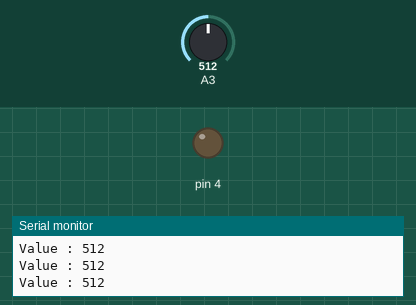
The sketch below on a simulated Arduino Uno, built with avr-gcc and run on an emulated ATmega328P. Shown: output pins drawn as LEDs (lit = HIGH), the last lines printed to the serial monitor. The test bench sets the inputs (shaded band); at power-on: A3 = 512.

Above: at 1.2 s.
1.3 s: A3 set to 318
4.3 s: A3 set to 281
At 5.1 s:
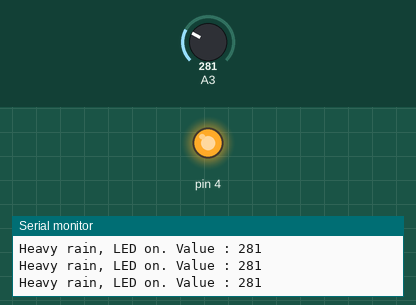
5.8 s: A3 set to 1023
At 7.1 s:
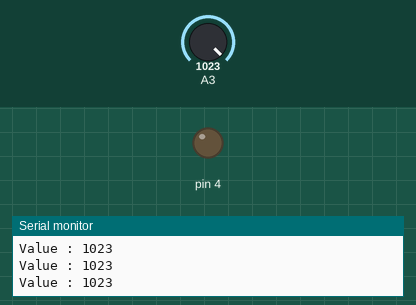
Timing chart, 0 to 8.8 s (numbered marks = the images above; inputs shaded):
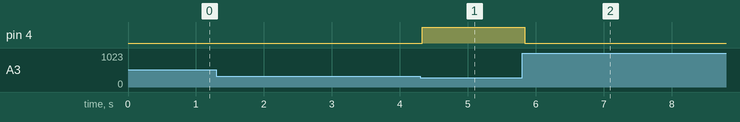

Measured:
- the behaviour switches between 300 and 299 on A3 (found by bisection; images 0 and 1)
- after the input at 4.3 s, pin 4: LOW → HIGH at once
- after the input at 5.8 s, pin 4: HIGH → LOW at once

The sketch:

mh-rd___.ino
```cpp
void setup() {
  Serial.begin(9600);
  pinMode(4, OUTPUT);
}
void loop() {
  int value = analogRead(A3);
  Serial.print("Value : ");
  Serial.println(value);
  if (value < 300) {
    digitalWrite(4, HIGH);
    Serial.print("Heavy rain, LED on. ");
  } else {
    digitalWrite(4, LOW);
  }
}
```
